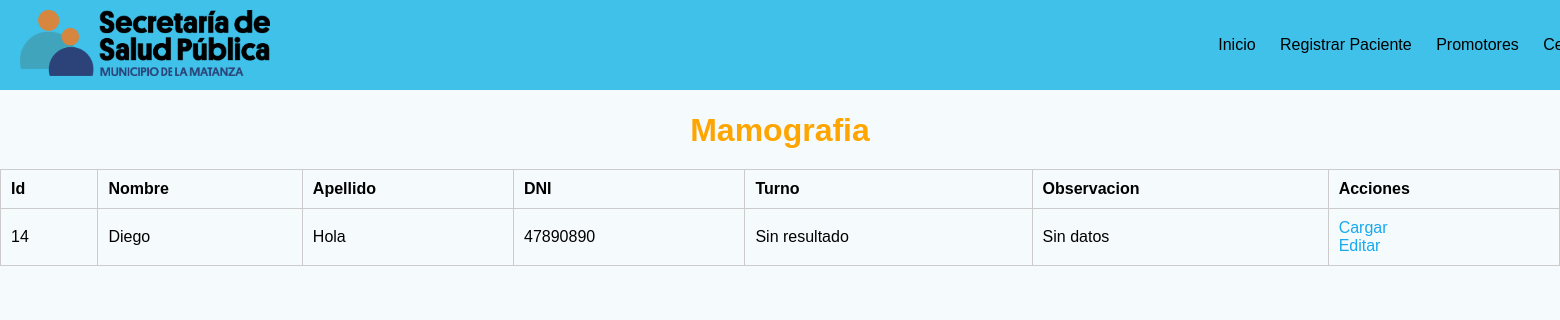
Screenshot of /mamografia.php?id=14 with the database file from the repository.
### tables this page shows
CREATE TABLE `pacientes` (
  `id_paciente` int(11) NOT NULL,
  `nombre` varchar(50) NOT NULL,
  `apellido` varchar(50) NOT NULL,
  `dni` varchar(10) NOT NULL,
  `celular` int(30) NOT NULL,
  `genero` varchar(30) NOT NULL,
  `fecha_nacimiento` text NOT NULL,
  `correo_electronico` varchar(100) NOT NULL,
  `localidad` varchar(50) NOT NULL,
  `domicilio` varchar(50) NOT NULL,
  `obra_social` varchar(10) NOT NULL,
  `peso` varchar(5) NOT NULL,
  `talla` varchar(3) NOT NULL,
  `promotor` varchar(50) NOT NULL
);

### mamografia.php (the view, shortened to what this page needs)
<!DOCTYPE html>
<html lang="en">
<head>
    <link rel="stylesheet" href="css/ver.css">
</head>
<body>
    <?php
        echo "<center>";
        echo "<h1>Mamografia</h1>";
        echo "</center>";
        include("db/conexion.php");
        if (isset($_GET['id'])) {
            $id_paciente = $_GET['id'];
            $query_paciente = "SELECT id_paciente, nombre, apellido, dni FROM pacientes WHERE id_paciente = $id_paciente";
            $resultado_paciente = $conex->query($query_paciente);
            $query_mamografia = "SELECT turno, observacion FROM mamografia WHERE id_paciente = $id_paciente";
            $resultado_mamografia = $conex->query($query_mamografia);
            if ($fila_paciente = $resultado_paciente->fetch_assoc()) {
                echo "<table border=1>";
                echo "<tr>";
                echo "<th>Id</th>";
                echo "<th>Nombre</th>";
                echo "<th>Apellido</th>";
                echo "<th>DNI</th>";
                echo "<th>Turno</th>";
                echo "<th>Observacion</th>";
                echo "<th>Acciones</th>";
                echo "</tr>";
                echo "<tr>";
                echo "<td>" . $fila_paciente['id_paciente'] . "</td>";
                echo "<td>" . $fila_paciente['nombre'] . "</td>";
                echo "<td>" . $fila_paciente['apellido'] . "</td>";
                echo "<td>" . $fila_paciente['dni'] . "</td>";
                if ($fila_mamografia = $resultado_mamografia->fetch_assoc()) {
                    echo "<td>" . $fila_mamografia['turno'] . "</td>";
                    echo "<td>" . $fila_mamografia['observacion'] . "</td>";
                } else {
                    echo "<td>Sin resultado</td>";
                    echo "<td>Sin datos</td>";
                }
                echo "<td>
                <a href='cargar_mam.php?id=" . $fila_paciente['id_paciente'] . "' class='editar'>Cargar</a><br>
                <a href='editar_mam.php?id=" . $fila_paciente['id_paciente'] . "'class='editar'>Editar</a><br>
                </td>";
                echo "</tr>";
                echo "</table>";
            } else {
                echo "No se encontraron datos para el paciente con ID $id_paciente.";
            }
        } else {
            echo "No se ha especificado un ID de paciente.";
        }
    ?>
</body>
</html>

### css/ver.css (style rules this page uses)
body { font-family: Arial, sans-serif; background-color: #f0f0f0; margin: 0; padding: 0; }
h1 { color: #FFA500; text-align: center; margin-bottom: 20px; }
table { width: 100%; border-collapse: collapse; }
table, th, td { border: 1px solid #ccc; }
th, td { padding: 10px; text-align: left; }
a.editar { text-decoration: none; color: hsl(199, 86%, 51%); }
a { text-decoration: none; color: hsl(199, 86%, 51%); }

### rows the page displays
pacientes: id_paciente "14", nombre "Diego", apellido "Hola", dni "47890890"
